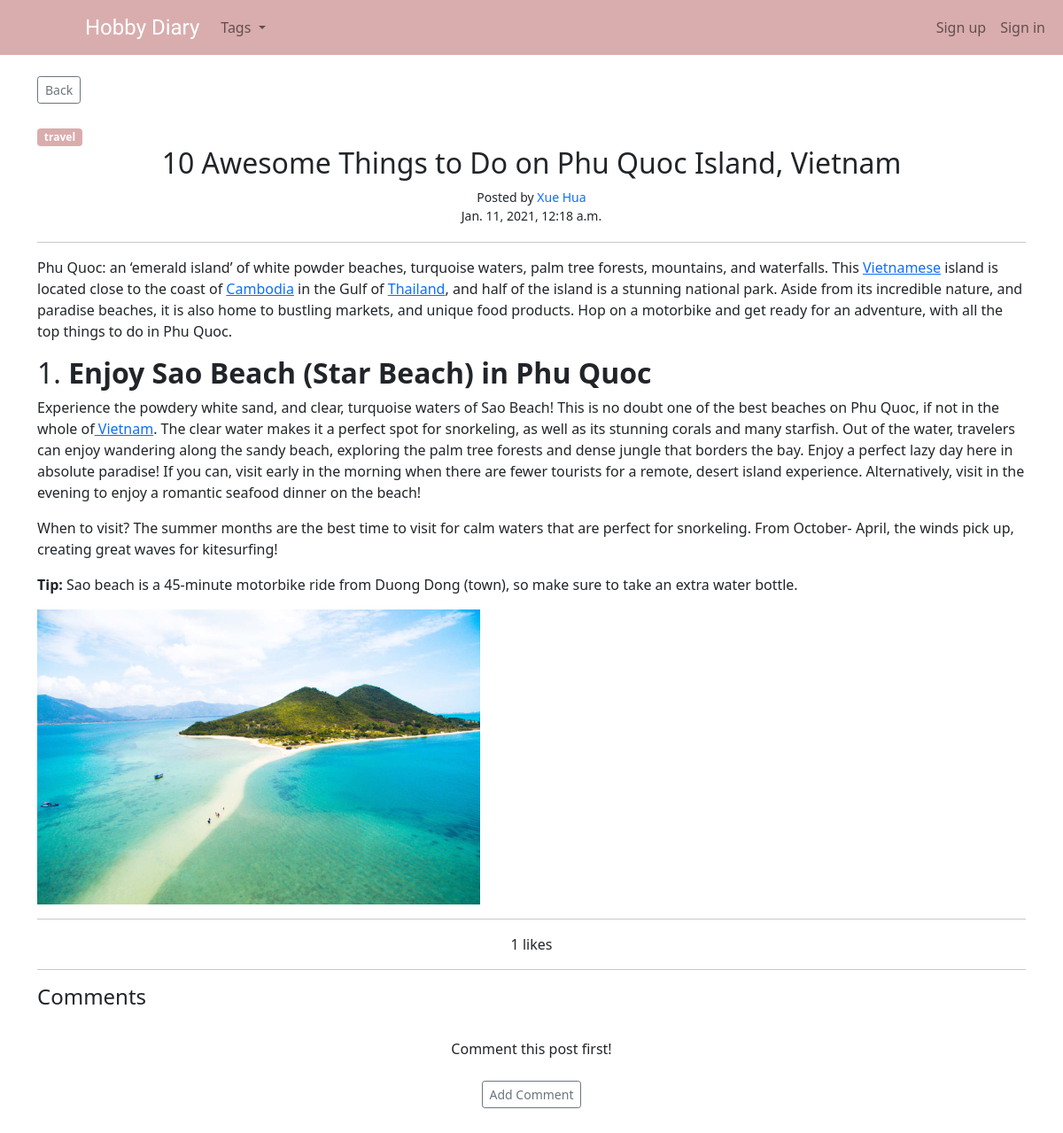
Before: /article/8 with the older database file.
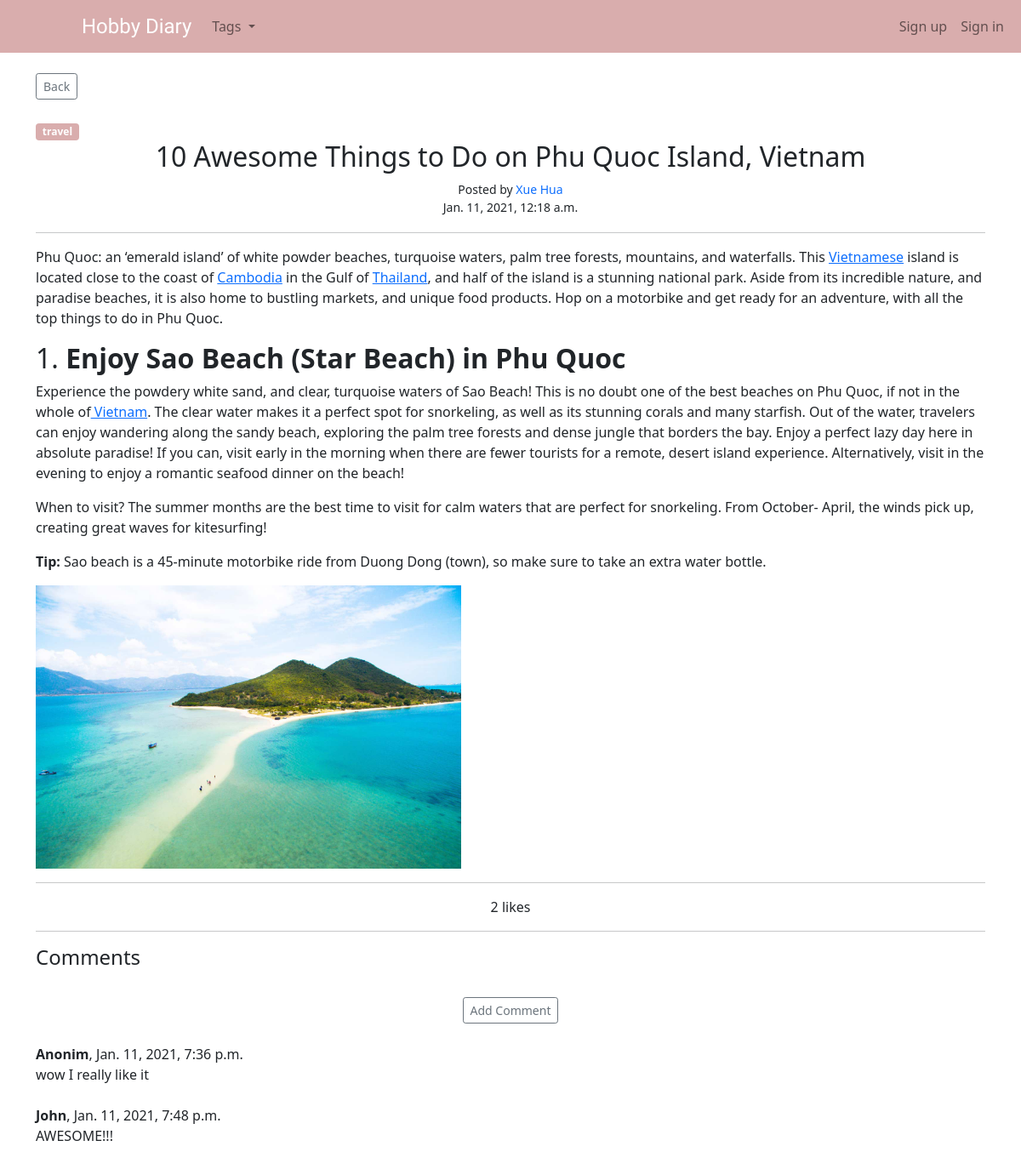
After: the same page with the newer database file.
### theblog/models.py (models this page shows, shortened)
class Post(models.Model):
  title = models.CharField(max_length=255)
  header_image = models.ImageField(null=True, blank=True, upload_to='images/')
  author = models.ForeignKey(User, on_delete=models.CASCADE)
  body = RichTextField(blank=True, null=True)
  date = models.DateTimeField(auto_now_add=True)
  category = models.CharField(max_length=255, default='lifestyle')
  snippet = models.CharField(max_length=255)
  likes = models.ManyToManyField(User, related_name='blog_posts')
  def total_likes(self):
    return self.likes.count()

class Comment(models.Model):
  post = models.ForeignKey(Post, related_name='comments', on_delete=models.CASCADE)
  name = models.CharField(max_length=255)
  body = models.TextField()
  date = models.DateTimeField(auto_now_add=True)

### theblog/views.py (the view)
# urls.py: path('article/<int:pk>', ArticleDetailView.as_view(), name='article-detail'),
class ArticleDetailView(DetailView):
  model = Post
  template_name = 'article_details.html'
  def get_context_data(self, *args, **kwargs):
    cat_menu = Category.objects.all()
    context = super(ArticleDetailView, self).get_context_data(*args, **kwargs)
    stuff = get_object_or_404(Post, id=self.kwargs['pk'])
    total_likes = stuff.total_likes()
    liked = False
    if stuff.likes.filter(id=self.request.user.id).exists():
      liked = True
    context['total_likes'] = total_likes
    context['cat_menu'] = cat_menu
    context['liked'] = liked
    return context

### theblog/models.py (called while the page is built)
  def __str__(self):
    return str(self.name)

### theblog/templates/article_details.html (shortened to what this page needs)
{% extends 'base.html' %}
{% load static %}
{% block content %}
<a href="{% url 'home' %}" class="btn btn-sm btn-outline-secondary">Back</a>
<br><br>
<a href="{% url 'category' post.category %}">
  <span class="badge badge-pill badge-dark" style="color:white; background-color: #d9adad;">{{ post.category }}</span>
</a>
<div class="d-flex justify-content-center">
  <h2>{{ post.title }}</h2>
</div>
<div class="d-flex justify-content-center">
  <small>Posted by <a href="{% url 'show-profile-page' post.author.profile.id %}" class="text-decoration-none">
    {{ post.author.first_name }} {{ post.author.last_name }}
  </a></small>
</div>
<div class="d-flex justify-content-center">
  <small>{{ post.date }}</small><br>
</div>
<hr>
{{ post.body|safe }}
{% if post.header_image %}
<img src="{{ post.header_image.url }}" width="500">
{% endif %}
<hr>
<div class="d-flex justify-content-center">
  {{ total_likes }} likes
</div>
<hr>
<h4>Comments</h4><br>
{% if not post.comments.all %}
<div class="d-flex justify-content-center">Comment this post first!</div>
<br>
<div class="d-flex justify-content-center">
  <a href="{% url 'add-comment' post.pk %}" class="btn btn-sm btn-outline-secondary">Add Comment</a>
</div>
{% else %}
<div class="d-flex justify-content-center">
  <a href="{% url 'add-comment' post.pk %}" class="btn btn-sm btn-outline-secondary">Add Comment</a>
</div>
<br>
  {% for comment in post.comments.all %}
    <strong>{{ comment.name }}</strong>, {{ comment.date }}
    <br>
    {{ comment.body }}
    <br><br>
  {% endfor %}
{% endif %}
{% endblock %}

### theblog/templates/base.html (shortened to what this page needs)
<!doctype html>
<html lang="en">
  <head>
    <link href="https://cdn.jsdelivr.net/npm/bootstrap@5.0.0-beta1/dist/css/bootstrap.min.css" rel="stylesheet">
  </head>
  <body>
    <nav class="navbar navbar-expand-lg navbar-light" style="background-color: #d9adad;">
      <div class="container-fluid" style="margin-left: 7%;">
        <a class="navbar-brand" href="{% url 'home' %}" style="color: white; font-family: 'Satisfy', cursive; font-size: 1.5rem;">Hobby Diary</a>
        <div class="collapse navbar-collapse" id="navbarSupportedContent">
          <ul class="navbar-nav me-auto mb-2 mb-lg-0">
            {% if cat_menu %}
            <li class="nav-item dropdown">
              <a class="nav-link dropdown-toggle" href="#" id="navbarDropdown" role="button" data-bs-toggle="dropdown" aria-expanded="false">
                Tags
              </a>
            </li>
            {% else %}
            <li class="nav-item">
              <a class="nav-link" href="{% url 'category-list' %}">Tags</a>
            </li>
            {% endif %}
          </ul>
          {% if not user.is_authenticated %}
          <ul class="navbar-nav ml-auto">
            <li class="nav-item">
              <a class="nav-link" href="{% url 'register' %}">Sign up</a>
            </li>
            <li class="nav-item">
              <a class="nav-link" href="{% url 'login' %}">Sign in</a>
            </li>
          </ul>
          {% endif %}
        </div>
      </div>
    </nav>
    <br>
    <div class="container" style="margin-bottom: 2rem;">
      {% block content %}
      {% endblock %}
    </div>
  </body>
</html>

Changed rows visible on the page:
added Comment: name "Anonim", date "Jan. 11, 2021, 7:36 p.m.", body "wow I really like it"
added Comment: name "John", date "Jan. 11, 2021, 7:48 p.m.", body "AWESOME!!!"
Other visible differences:
{{ total_likes }}: "1" → "2"
text no longer shown: "Comment this post first!"
